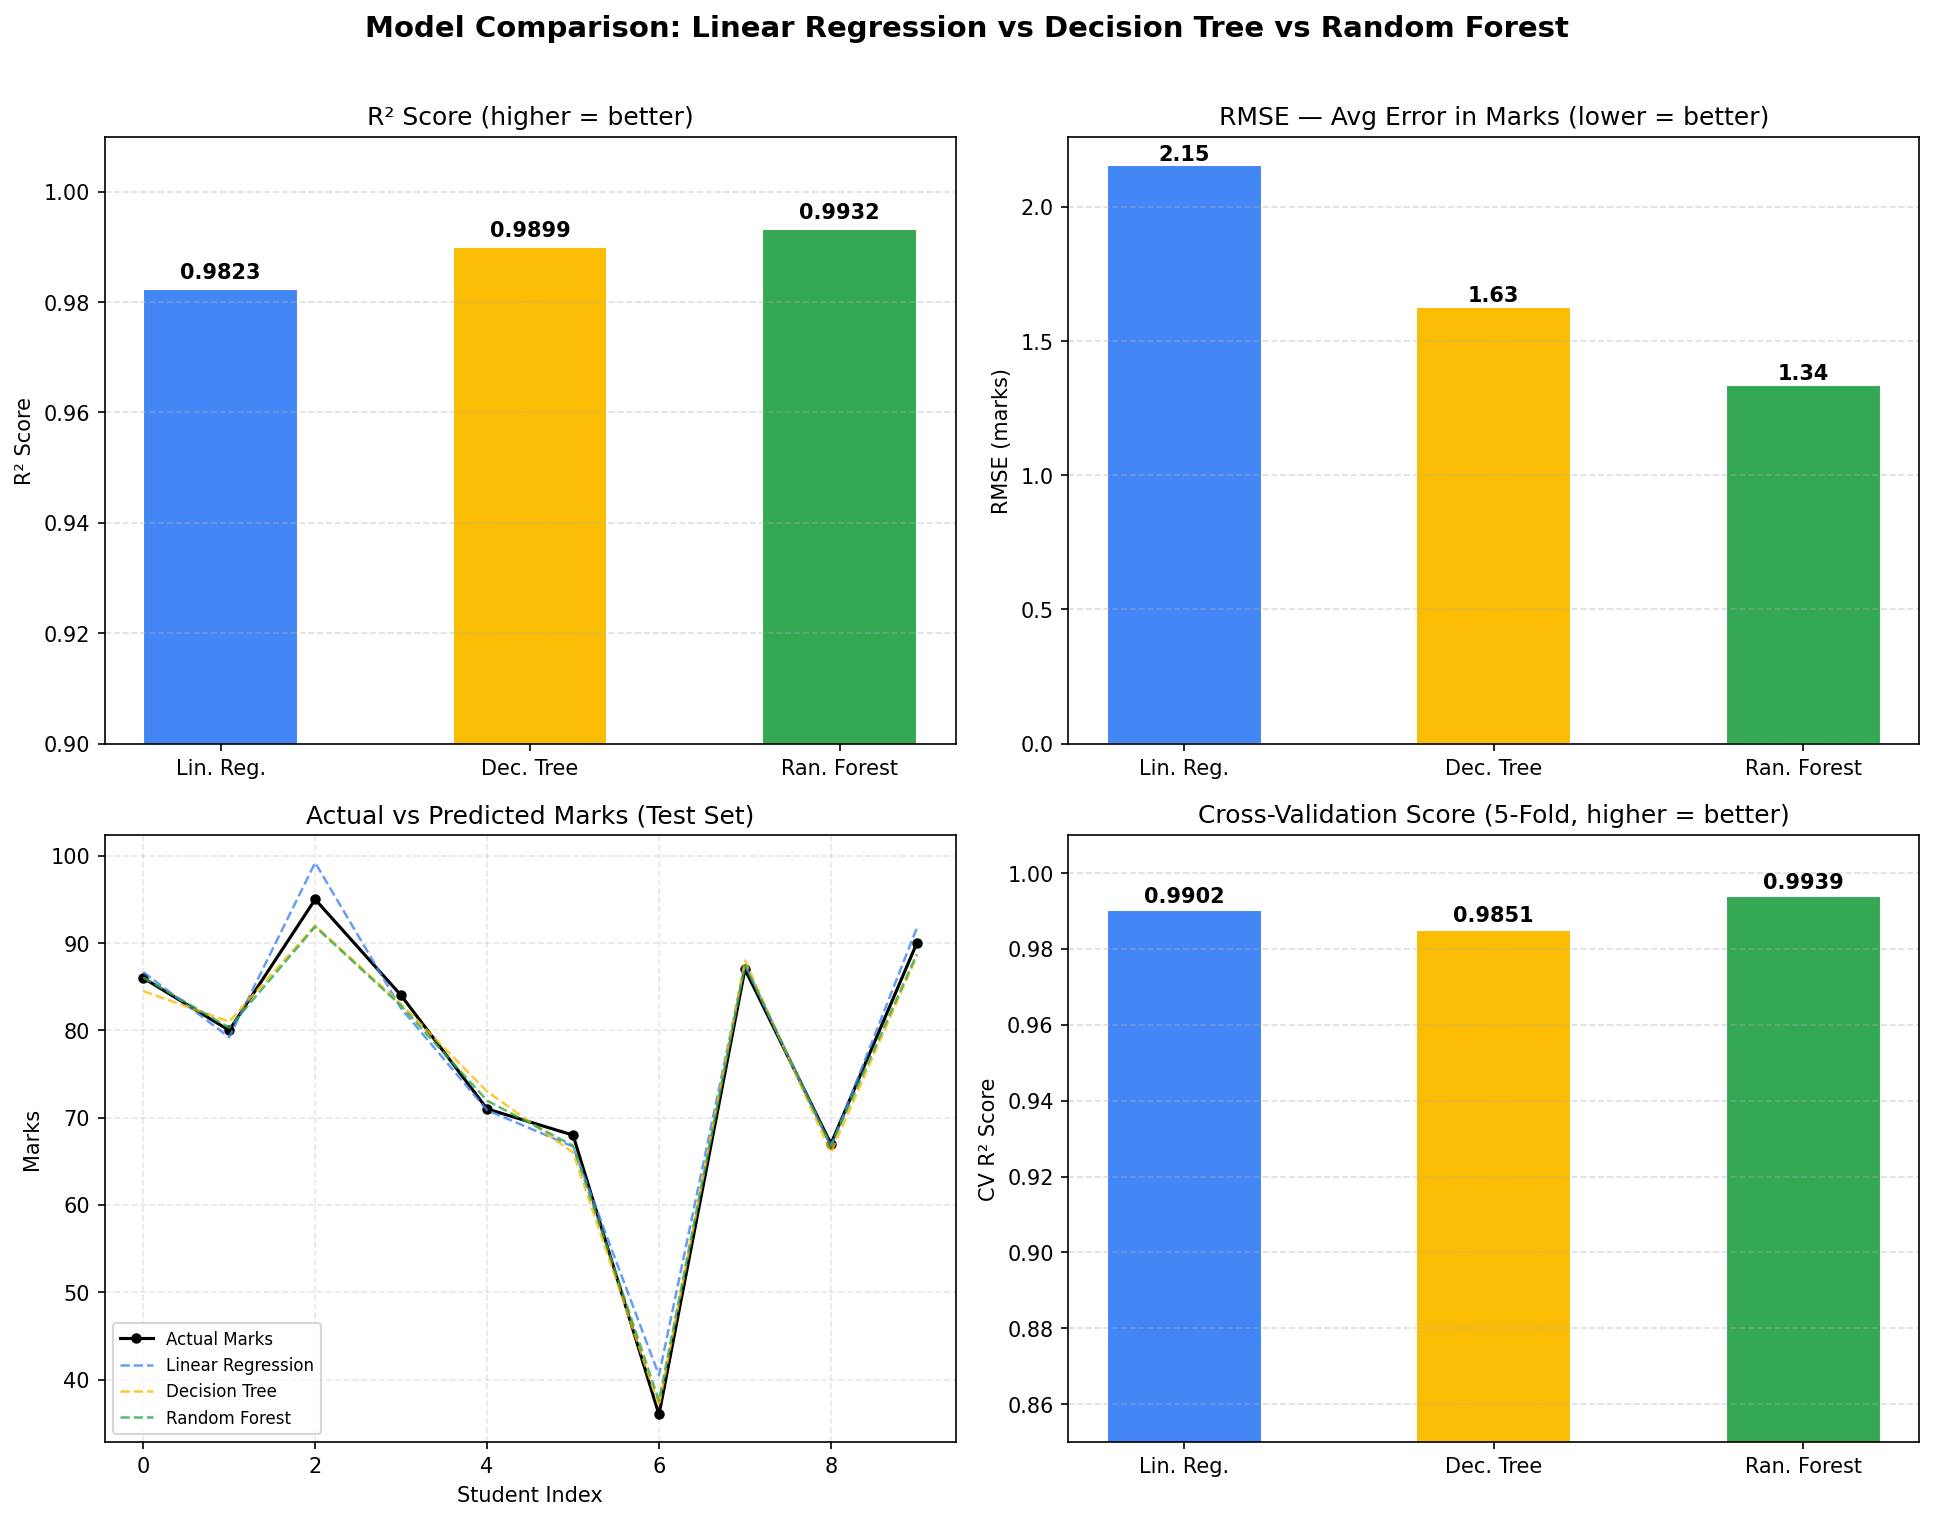

Write the Python code that produced this figure.
"""
model_comparison.py
--------------------
This script compares three ML models on the student dataset:
  1. Linear Regression
  2. Decision Tree
  3. Random Forest

It shows which model predicts marks most accurately and
saves a comparison chart as 'model_comparison.png'.

Run with:
    python model_comparison.py
"""

import pandas as pd
import numpy as np
import matplotlib.pyplot as plt
import pickle
import json

from sklearn.linear_model import LinearRegression
from sklearn.tree import DecisionTreeRegressor
from sklearn.ensemble import RandomForestRegressor
from sklearn.model_selection import train_test_split, cross_val_score
from sklearn.metrics import r2_score, mean_squared_error, mean_absolute_error

# -------------------------------------------------------
# 1. Load and clean data
# -------------------------------------------------------
print("=" * 52)
print("   Model Comparison: LR vs DT vs RF")
print("=" * 52)

df = pd.read_csv("student_data.csv")
df["StudyHours"] = df["StudyHours"].fillna(df["StudyHours"].mean())
df["Attendance"] = df["Attendance"].fillna(df["Attendance"].mean())
df["Marks"]      = df["Marks"].fillna(df["Marks"].mean())

print(f"\n[1] Dataset loaded  →  {len(df)} students")

# -------------------------------------------------------
# 2. Features — using BOTH StudyHours and Attendance
#    (better than just one column!)
# -------------------------------------------------------
X = df[["StudyHours", "Attendance"]]
y = df["Marks"]

X_train, X_test, y_train, y_test = train_test_split(
    X, y, test_size=0.2, random_state=42
)
print(f"[2] Features used   →  StudyHours, Attendance")
print(f"    Train: {len(X_train)} | Test: {len(X_test)}")

# -------------------------------------------------------
# 3. Define all three models
# -------------------------------------------------------
models = {
    "Linear Regression": LinearRegression(),
    "Decision Tree":     DecisionTreeRegressor(max_depth=5, random_state=42),
    "Random Forest":     RandomForestRegressor(n_estimators=100, random_state=42),
}

# -------------------------------------------------------
# 4. Train, evaluate, collect results
# -------------------------------------------------------
print("\n[3] Training and Evaluating Models...\n")
print(f"{'Model':<22} {'R² Score':>10} {'RMSE':>8} {'MAE':>8} {'CV Score':>10}")
print("-" * 62)

results      = {}
predictions  = {}
best_model   = None
best_r2      = -999

for name, model in models.items():
    # Train
    model.fit(X_train, y_train)

    # Predict on test set
    y_pred = model.predict(X_test)
    y_pred = np.clip(y_pred, 0, 100)

    # Metrics
    r2   = r2_score(y_test, y_pred)
    rmse = np.sqrt(mean_squared_error(y_test, y_pred))
    mae  = mean_absolute_error(y_test, y_pred)

    # Cross-validation (5-fold) — more reliable score
    cv_scores = cross_val_score(model, X, y, cv=5, scoring="r2")
    cv_mean   = cv_scores.mean()

    results[name] = {
        "r2":       round(r2, 4),
        "rmse":     round(rmse, 4),
        "mae":      round(mae, 4),
        "cv_score": round(cv_mean, 4),
    }
    predictions[name] = y_pred

    print(f"{name:<22} {r2:>10.4f} {rmse:>8.4f} {mae:>8.4f} {cv_mean:>10.4f}")

    if r2 > best_r2:
        best_r2    = r2
        best_model = name
        best_obj   = model

print("-" * 62)
print(f"\n🏆 Best Model: {best_model}  (R² = {best_r2:.4f})")

# -------------------------------------------------------
# 5. Save the best model as best_model.pkl
# -------------------------------------------------------
with open("best_model.pkl", "wb") as f:
    pickle.dump(best_obj, f)
print(f"\n[4] Best model saved  →  'best_model.pkl'  ✅")

# Save comparison results as JSON
with open("comparison_results.json", "w") as f:
    json.dump({
        "best_model": best_model,
        "results": results,
        "features": ["StudyHours", "Attendance"]
    }, f, indent=4)
print(f"[5] Results saved     →  'comparison_results.json'  ✅")

# -------------------------------------------------------
# 6. Charts — 4 subplots
# -------------------------------------------------------
print("\n[6] Creating comparison charts...")

fig, axes = plt.subplots(2, 2, figsize=(13, 10))
fig.suptitle("Model Comparison: Linear Regression vs Decision Tree vs Random Forest",
             fontsize=14, fontweight="bold", y=1.01)

model_names  = list(results.keys())
short_names  = ["Lin. Reg.", "Dec. Tree", "Ran. Forest"]
colors_bar   = ["#4285f4", "#fbbc04", "#34a853"]
colors_model = {"Linear Regression": "#4285f4",
                "Decision Tree":     "#fbbc04",
                "Random Forest":     "#34a853"}

# --- Chart 1: R² Score comparison ---
ax1 = axes[0, 0]
r2_vals = [results[m]["r2"] for m in model_names]
bars = ax1.bar(short_names, r2_vals, color=colors_bar, edgecolor="white", width=0.5)
for bar, val in zip(bars, r2_vals):
    ax1.text(bar.get_x() + bar.get_width()/2, bar.get_height() + 0.002,
             f"{val:.4f}", ha="center", fontsize=10, fontweight="bold")
ax1.set_ylim(0.90, 1.01)
ax1.set_title("R² Score (higher = better)")
ax1.set_ylabel("R² Score")
ax1.grid(axis="y", linestyle="--", alpha=0.4)

# --- Chart 2: RMSE comparison ---
ax2 = axes[0, 1]
rmse_vals = [results[m]["rmse"] for m in model_names]
bars2 = ax2.bar(short_names, rmse_vals, color=colors_bar, edgecolor="white", width=0.5)
for bar, val in zip(bars2, rmse_vals):
    ax2.text(bar.get_x() + bar.get_width()/2, bar.get_height() + 0.02,
             f"{val:.2f}", ha="center", fontsize=10, fontweight="bold")
ax2.set_title("RMSE — Avg Error in Marks (lower = better)")
ax2.set_ylabel("RMSE (marks)")
ax2.grid(axis="y", linestyle="--", alpha=0.4)

# --- Chart 3: Actual vs Predicted for each model ---
ax3 = axes[1, 0]
actual = y_test.values
x_pos  = np.arange(len(actual))
ax3.plot(x_pos, actual, color="black", linewidth=1.5, label="Actual Marks", marker="o", markersize=4)
for name, color in colors_model.items():
    ax3.plot(x_pos, predictions[name], linestyle="--", color=color,
             linewidth=1.2, label=name, alpha=0.8)
ax3.set_title("Actual vs Predicted Marks (Test Set)")
ax3.set_xlabel("Student Index")
ax3.set_ylabel("Marks")
ax3.legend(fontsize=8)
ax3.grid(True, linestyle="--", alpha=0.3)

# --- Chart 4: Cross-validation scores ---
ax4 = axes[1, 1]
cv_vals = [results[m]["cv_score"] for m in model_names]
bars4 = ax4.bar(short_names, cv_vals, color=colors_bar, edgecolor="white", width=0.5)
for bar, val in zip(bars4, cv_vals):
    ax4.text(bar.get_x() + bar.get_width()/2, bar.get_height() + 0.002,
             f"{val:.4f}", ha="center", fontsize=10, fontweight="bold")
ax4.set_ylim(0.85, 1.01)
ax4.set_title("Cross-Validation Score (5-Fold, higher = better)")
ax4.set_ylabel("CV R² Score")
ax4.grid(axis="y", linestyle="--", alpha=0.4)

plt.tight_layout()
plt.savefig("model_comparison.png", dpi=150, bbox_inches="tight")
plt.show()
print("[7] Chart saved  →  'model_comparison.png'  ✅")

# -------------------------------------------------------
# 7. Final summary table
# -------------------------------------------------------
print("\n" + "=" * 52)
print("   FINAL SUMMARY")
print("=" * 52)
for name in model_names:
    r  = results[name]
    tag = " 🏆 BEST" if name == best_model else ""
    print(f"\n  {name}{tag}")
    print(f"    R² Score  : {r['r2']}")
    print(f"    RMSE      : {r['rmse']} marks avg error")
    print(f"    MAE       : {r['mae']} marks avg error")
    print(f"    CV Score  : {r['cv_score']}")

print("\n" + "=" * 52)
print(f"  Winner → {best_model}")
print("  Files created:")
print("    - best_model.pkl")
print("    - comparison_results.json")
print("    - model_comparison.png")
print("=" * 52)
